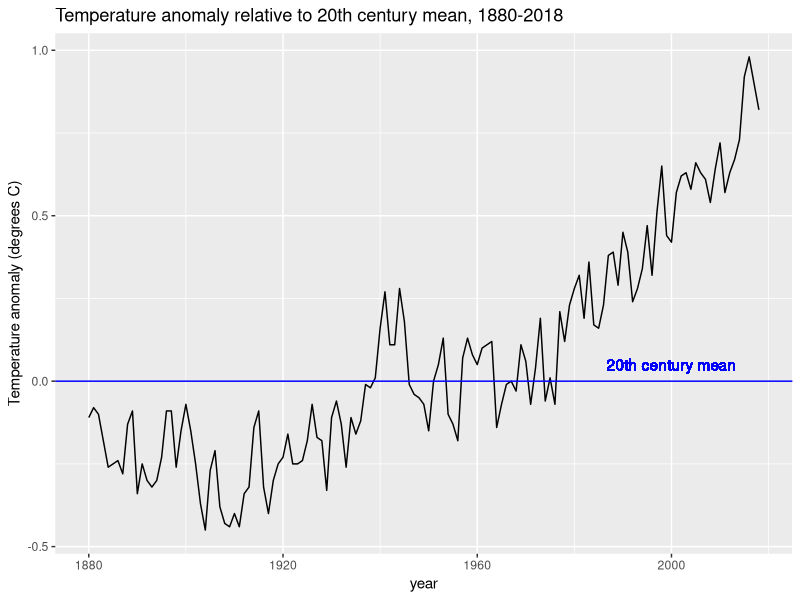
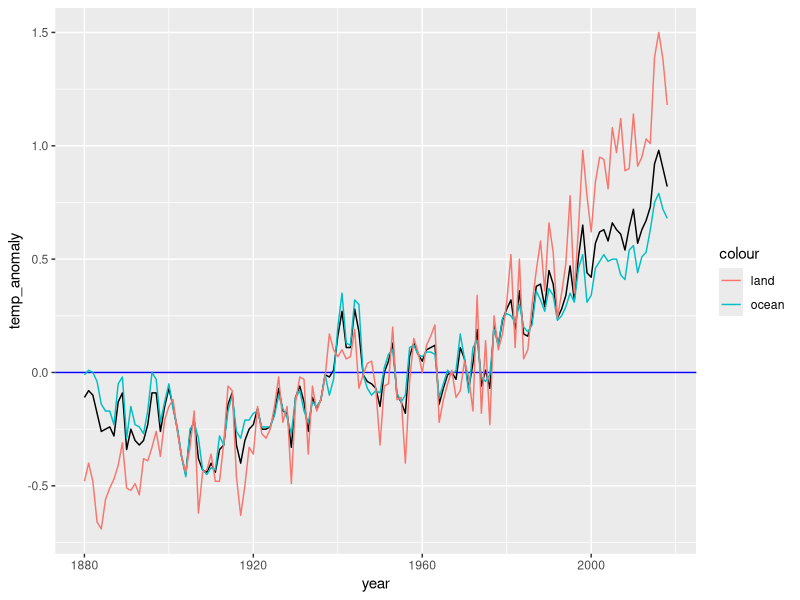
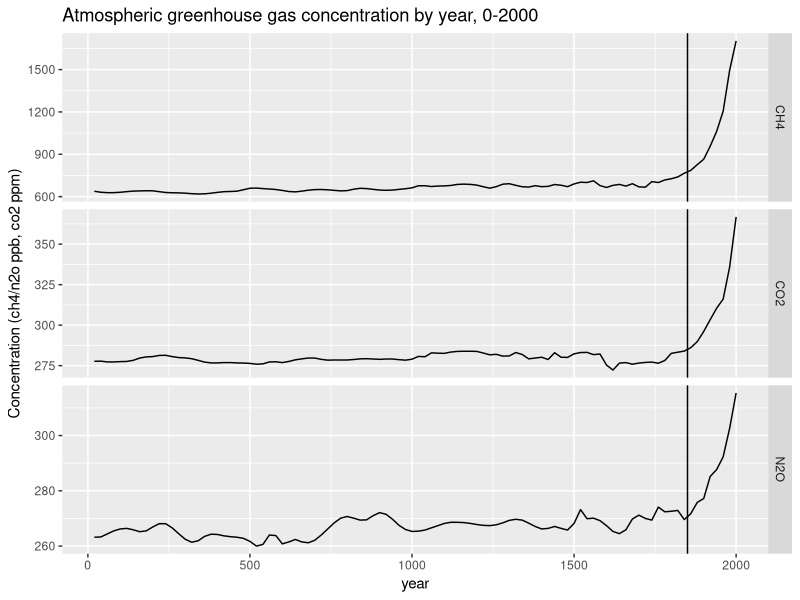
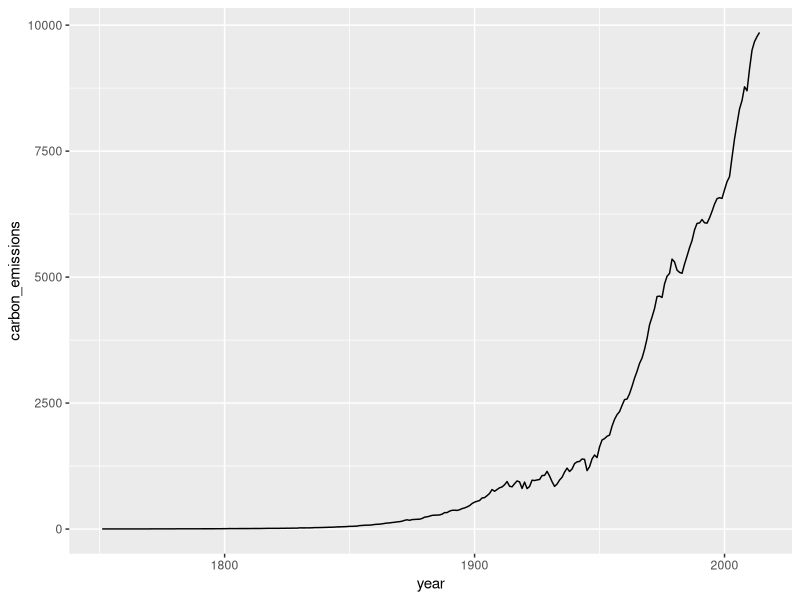
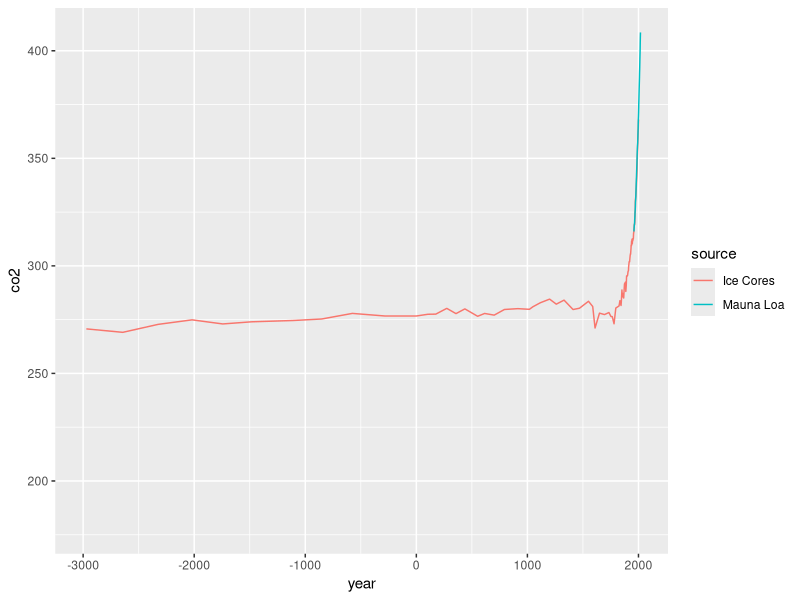

Recreate these plots in R, in order.
library(tidyverse)
library(dslabs)
data(temp_carbon)
data(greenhouse_gases)
data(historic_co2)


# How many times larger were carbon emissions in the last year relative to the
#  first year?
# Last year
temp_carbon %>%
  filter(!is.na(carbon_emissions)) %>%
  pull(year) %>%
  max()
# First year
temp_carbon %>%
  filter(!is.na(carbon_emissions)) %>%
  pull(year) %>%
  min()
# Print carbon emissions
temp_carbon %>%
  filter(year==2014 | year==1751) %>%
  pull(carbon_emissions)
# Ratio
9855/3


# How many degrees Celsius has temperature increased over the date range?
# Compare the temperatures in the most recent year versus the oldest year.
# Last year
temp_carbon %>%
  filter(!is.na(temp_anomaly)) %>%
  pull(year) %>%
  max()
# First year
temp_carbon %>%
  filter(!is.na(temp_anomaly)) %>%
  pull(year) %>%
  min()
# Print temp_anomalies
temp_carbon %>%
  filter(year==2018 | year==1880) %>%
  pull(temp_anomaly)
# Comparison
0.82+0.11


p <- temp_carbon %>%
  filter(!is.na(temp_anomaly)) %>%
  ggplot(aes(x=year, y=temp_anomaly)) +
  geom_line()

p <- p + geom_hline(aes(yintercept = 0), col = "blue")
p +
  ylab("Temperature anomaly (degrees C)") +
  ggtitle("Temperature anomaly relative to 20th century mean, 1880-2018") +
  geom_text(aes(x=2000, y=0.05, label="20th century mean"), col="blue")

p + geom_line(aes(x=year, y=ocean_anomaly, color="ocean")) +
  geom_line(aes(x=year, y=land_anomaly, color="land"))


greenhouse_gases %>%
  ggplot(aes(year, concentration)) +
  geom_line() +
  facet_grid(rows=vars(gas), scales = "free") +
  geom_vline(aes(xintercept=1850)) +
  ylab("Concentration (ch4/n2o ppb, co2 ppm)") +
  ggtitle("Atmospheric greenhouse gas concentration by year, 0-2000")


# Make a time series line plot of carbon emissions (carbon_emissions)
#  from the temp_carbon dataset. The y-axis is metric tons of carbon
#  emitted per year.
temp_carbon %>%
  filter(!is.na(carbon_emissions)) %>%
  ggplot(aes(x=year, y=carbon_emissions)) +
  geom_line()

# Make a line plot of co2 concentration over time (year), coloring by
#  the measurement source (source). Save this plot as co2_time for later use.
co2_time <- historic_co2 %>%
  ggplot(aes(x=year, y=co2, color=source)) +
  geom_line()

# Use the co2_time plot saved above. Change the limits as directed to
#  investigate the rate of change in co2 over various periods with spikes
#  in co2 concentration.
# Change the x-axis limits to -3000 and 2018 to investigate modern changes
#  in co2. About how many years did it take for co2 to rise from its stable
#  level around 275 ppmv to the current level of over 400 ppmv?
co2_time + xlim(-3000,2018)
